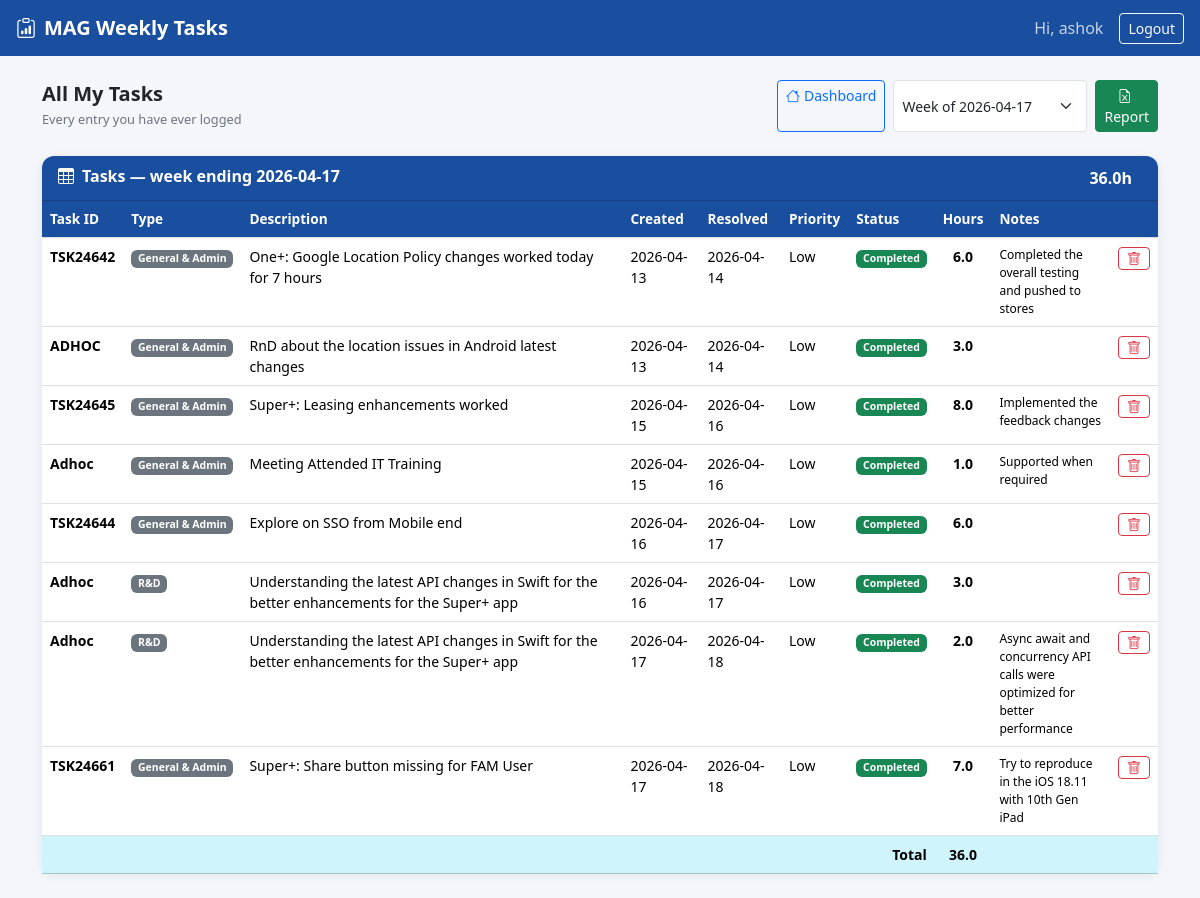
Screenshot of /all-tasks (signed in) with the database file from the repository.
### tables this page shows
CREATE TABLE users (
                id INTEGER PRIMARY KEY AUTOINCREMENT,
                username TEXT UNIQUE NOT NULL,
                password_hash TEXT NOT NULL,
                full_name TEXT NOT NULL,
                created_at TIMESTAMP DEFAULT CURRENT_TIMESTAMP
            );

CREATE TABLE tasks (
                id INTEGER PRIMARY KEY AUTOINCREMENT,
                user_id INTEGER NOT NULL,
                task_id TEXT,
                type TEXT DEFAULT 'General & Admin',
                description TEXT,
                requested_by TEXT,
                assignee TEXT,
                creation_date DATE,
                resolved_on DATE,
                priority TEXT DEFAULT 'Low',
                status TEXT DEFAULT 'Completed',
                hours_spent REAL DEFAULT 0,
                notes TEXT,
                raw_input TEXT,
                created_at TIMESTAMP DEFAULT CURRENT_TIMESTAMP,
                FOREIGN KEY (user_id) REFERENCES users(id)
            );

### app.py (the view)
@app.route('/all-tasks')
@login_required
def all_tasks():
    conn = db()
    rows = conn.execute('''
        SELECT DISTINCT creation_date FROM tasks WHERE user_id=?
        ORDER BY creation_date DESC
    ''', (session['user_id'],)).fetchall()
    conn.close()
    seen, weeks = set(), []
    for r in rows:
        d = date.fromisoformat(r['creation_date'])
        fri = friday_of(d).isoformat()
        if fri not in seen:
            seen.add(fri)
            weeks.append(fri)
    if not weeks:
        weeks = [friday_of().isoformat()]
    sel_week = request.args.get('week', weeks[0])
    sel_fri = date.fromisoformat(sel_week)
    sel_mon, _ = week_bounds(sel_fri)
    conn = db()
    tasks = conn.execute('''
        SELECT * FROM tasks WHERE user_id=?
        AND creation_date BETWEEN ? AND ?
        ORDER BY creation_date ASC, id ASC
    ''', (session['user_id'], sel_mon.isoformat(), sel_fri.isoformat())).fetchall()
    conn.close()
    total = sum(t['hours_spent'] or 0 for t in tasks)
    return render_template('all_tasks.html',
        tasks=tasks, weeks=weeks, sel_week=sel_week, total_hours=round(total, 1))

### app.py (called while the page is built)
def db():
    c = sqlite3.connect(DB, check_same_thread=False)
    c.row_factory = sqlite3.Row
    return c

def week_bounds(for_date=None):
    d = for_date or date.today()
    mon = d - timedelta(days=d.weekday())
    fri = mon + timedelta(days=4)
    return mon, fri

def friday_of(d=None):
    d = d or date.today()
    return d + timedelta(days=(4 - d.weekday()) % 7)

def login_required(f):
    from functools import wraps
    @wraps(f)
    def decorated(*args, **kwargs):
        if 'user_id' not in session:
            return redirect('/login')
        conn = db()
        row = conn.execute('SELECT full_name FROM users WHERE id=?', (session['user_id'],)).fetchone()
        conn.close()
        if row:
            session['full_name'] = row['full_name']
        return f(*args, **kwargs)
    return decorated

### templates/all_tasks.html
{% extends "base.html" %}
{% block content %}
<div class="d-flex align-items-center justify-content-between mb-4">
  <div>
    <h5 class="mb-0 fw-bold text-dark">All My Tasks</h5>
    <span class="hint">Every entry you have ever logged</span>
  </div>
  <div class="d-flex gap-2">
    <a href="/" class="btn btn-outline-primary btn-sm"><i class="bi bi-house me-1"></i>Dashboard</a>
    <form method="get" class="d-flex gap-2">
      <select name="week" class="form-select form-select-sm" onchange="this.form.submit()">
        {% for w in weeks %}
        <option value="{{ w }}" {% if w==sel_week %}selected{% endif %}>Week of {{ w }}</option>
        {% endfor %}
      </select>
      <a href="/report?week={{ sel_week }}" class="btn btn-success btn-sm">
        <i class="bi bi-file-earmark-excel me-1"></i>Report
      </a>
    </form>
  </div>
</div>
<div class="card">
  <div class="card-header d-flex justify-content-between">
    <span><i class="bi bi-table me-2"></i>Tasks — week ending {{ sel_week }}</span>
    <span class="hours-badge">{{ total_hours }}h</span>
  </div>
  <div class="card-body p-0">
    {% if tasks %}
    <div class="table-responsive">
    <table class="table tbl table-hover mb-0 small">
      <thead>
        <tr>
          <th>Task ID</th><th>Type</th><th style="min-width:220px">Description</th>
          <th>Created</th><th>Resolved</th><th>Priority</th><th>Status</th>
          <th>Hours</th><th>Notes</th><th></th>
        </tr>
      </thead>
      <tbody>
      {% for t in tasks %}
        <tr>
          <td class="fw-semibold">{{ t.task_id }}</td>
          <td><span class="badge bg-secondary">{{ t.type }}</span></td>
          <td>{{ t.description }}</td>
          <td>{{ t.creation_date }}</td>
          <td>{{ t.resolved_on }}</td>
          <td>{{ t.priority }}</td>
          <td><span class="badge badge-status-{{ t.status.lower().replace(' ','-') }}">{{ t.status }}</span></td>
          <td class="text-center fw-bold">{{ t.hours_spent }}</td>
          <td style="max-width:160px;font-size:.75rem">{{ t.notes or '' }}</td>
          <td>
            <a href="/delete/{{ t.id }}" class="btn btn-outline-danger btn-sm py-0"
               onclick="return confirm('Delete?')"><i class="bi bi-trash"></i></a>
          </td>
        </tr>
      {% endfor %}
      </tbody>
      <tfoot>
        <tr class="table-info fw-bold">
          <td colspan="7" class="text-end">Total</td>
          <td class="text-center">{{ total_hours }}</td>
          <td colspan="2"></td>
        </tr>
      </tfoot>
    </table>
    </div>
    {% else %}
    <div class="text-center py-5 text-muted">
      <i class="bi bi-inbox fs-1 d-block mb-2"></i>No tasks for this week.
    </div>
    {% endif %}
  </div>
</div>
{% endblock %}

### templates/base.html (shortened to what this page needs)
<!DOCTYPE html>
<html lang="en">
<head>
<link href="https://cdnjs.cloudflare.com/ajax/libs/bootstrap/5.3.2/css/bootstrap.min.css" rel="stylesheet">
<link href="https://cdnjs.cloudflare.com/ajax/libs/bootstrap-icons/1.11.3/font/bootstrap-icons.min.css" rel="stylesheet">
</head>
<body>
<nav class="navbar navbar-expand-lg px-3 py-2">
  <a class="navbar-brand fw-bold fs-5" href="/"><i class="bi bi-clipboard-data me-2"></i>MAG Weekly Tasks</a>
  <div class="ms-auto d-flex align-items-center gap-3">
    {% if session.user_id %}
    <span class="navbar-text opacity-75">Hi, {{ session.full_name.split()[0] }}</span>
    <a href="/logout" class="btn btn-sm btn-outline-light">Logout</a>
    {% endif %}
  </div>
</nav>
<div class="container py-4">
{% block content %}{% endblock %}
</div>
</body>
</html>

### templates/base.html (style rules this page uses)
:root { --mag:#1a4fa0;--mag-lt:#2E75B6;--accent:#e8f0fe; }
body { background:#f4f6fb;font-family:'Segoe UI',sans-serif; }
.navbar { background:var(--mag)!important; }
.navbar-brand,.nav-link,.navbar-text { color:#fff!important; }
.card { border:none;border-radius:12px;box-shadow:0 2px 12px rgba(0,0,0,.07); }
.card-header { background:var(--mag);color:#fff;border-radius:12px 12px 0 0!important;font-weight:600; }
.badge-status-completed { background:#198754; }
.hours-badge { background:var(--mag);color:#fff;border-radius:8px; padding:2px 10px;font-weight:700; }
.tbl thead th { background:var(--mag);color:#fff;font-weight:600;font-size:.85rem; }
.hint { font-size:.8rem;color:#6c757d; }

### rows the page displays
users: full_name "ashok"
tasks: task_id "TSK24642", type "General & Admin", description "One+: Google Location Policy changes worked today for 7 hours", creation_date "2026-04-13", resolved_on "2026-04-14", priority "Low", status "Completed", hours_spent "6.0", notes "Completed the overall testing and pushed to stores"
tasks: task_id "ADHOC", type "General & Admin", description "RnD about the location issues in Android latest changes", creation_date "2026-04-13", resolved_on "2026-04-14", priority "Low", status "Completed", hours_spent "3.0"
tasks: task_id "TSK24645", type "General & Admin", description "Super+: Leasing enhancements worked", creation_date "2026-04-15", resolved_on "2026-04-16", priority "Low", status "Completed", hours_spent "8.0", notes "Implemented the feedback changes"
tasks: task_id "Adhoc", type "General & Admin", description "Meeting Attended IT Training", creation_date "2026-04-15", resolved_on "2026-04-16", priority "Low", status "Completed", hours_spent "1.0", notes "Supported when required"
tasks: task_id "TSK24644", type "General & Admin", description "Explore on SSO from Mobile end", creation_date "2026-04-16", resolved_on "2026-04-17", priority "Low", status "Completed", hours_spent "6.0"
tasks: task_id "Adhoc", type "R&D", description "Understanding the latest API changes in Swift for the better enhancements for the Super+ app", creation_date "2026-04-16", resolved_on "2026-04-17", priority "Low", status "Completed", hours_spent "3.0"
tasks: task_id "Adhoc", type "R&D", description "Understanding the latest API changes in Swift for the better enhancements for the Super+ app", creation_date "2026-04-17", resolved_on "2026-04-18", priority "Low", status "Completed", hours_spent "2.0", notes "Async await and concurrency API calls were optimized for better performance"
tasks: task_id "TSK24661", type "General & Admin", description "Super+: Share button missing for FAM User", creation_date "2026-04-17", resolved_on "2026-04-18", priority "Low", status "Completed", hours_spent "7.0", notes "Try to reproduce in the iOS 18.11 with 10th Gen iPad"

### other values shown
{{ sel_week }} "2026-04-17"
{{ total_hours }} "36.0"
